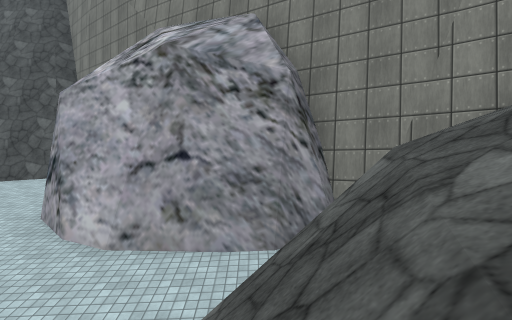
[1] (above)

24 first-person views from a walk through a 3-D level made in the Unity game engine. The camera is 1.4 m above the floor, looks level and sees 80° across. The floor is counted in squares, 2 m on a side. Each view is taken from the middle of a square. On the plan, view 1 faces up. The plan holds only what a view shows up to about 10 squares ahead; the rest is blank. The place goes on beyond the plan. Some surface patterns are stand-ins.

[2]
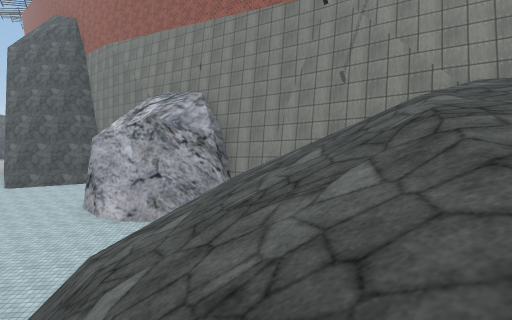

[3]
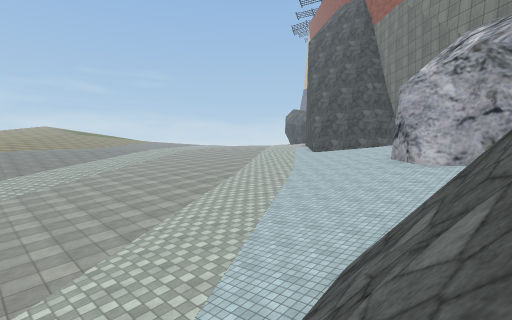

[4]
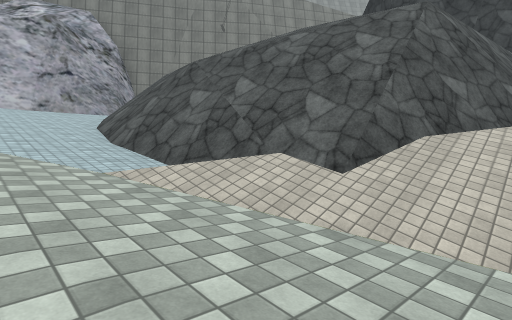

[5]
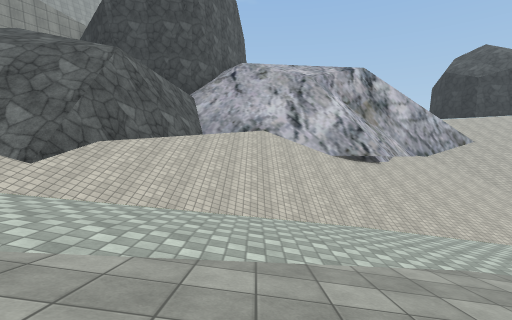

[6]
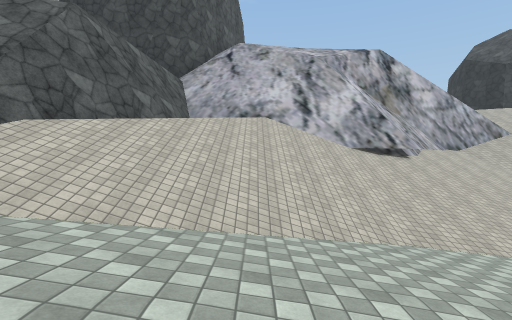

[7]
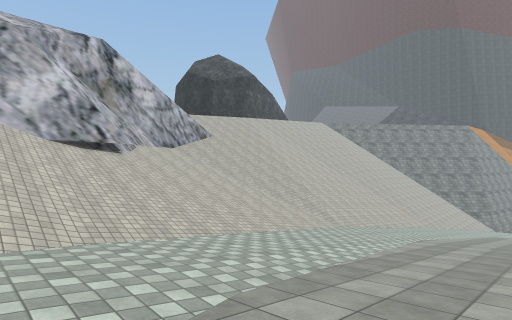

[8]
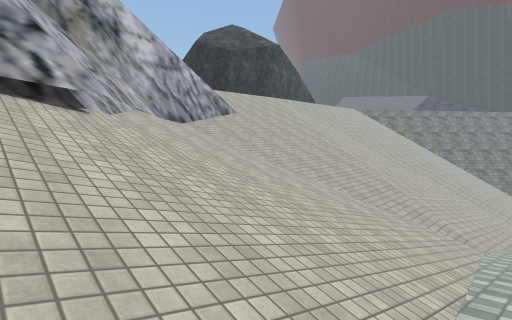

[9]
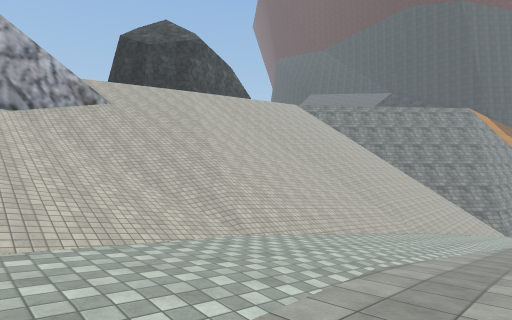

[10]
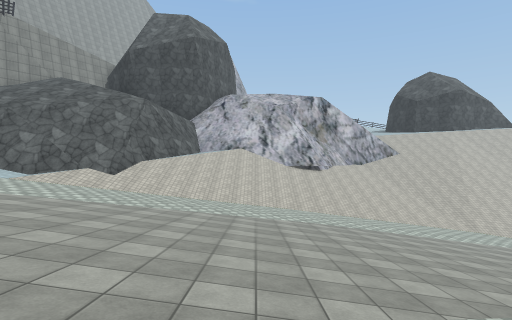

[11]
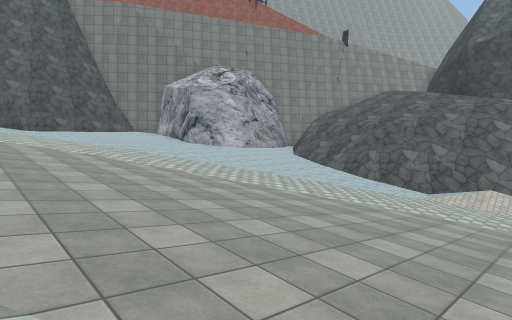

[12]
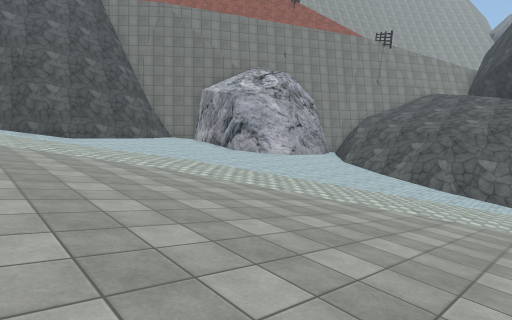

[13]
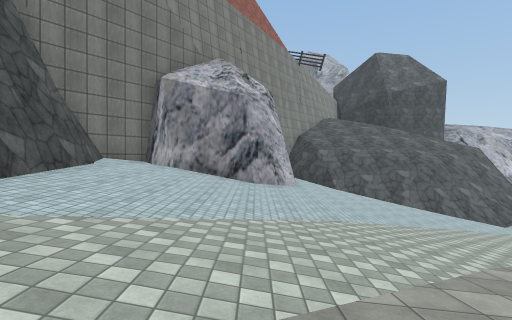

[14]
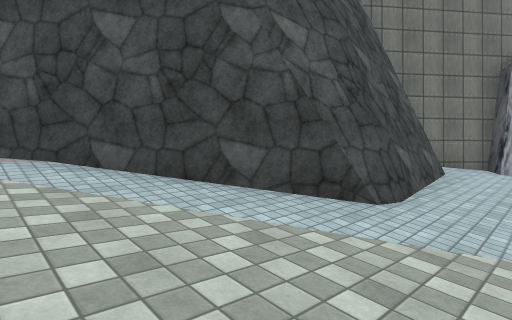

[15]
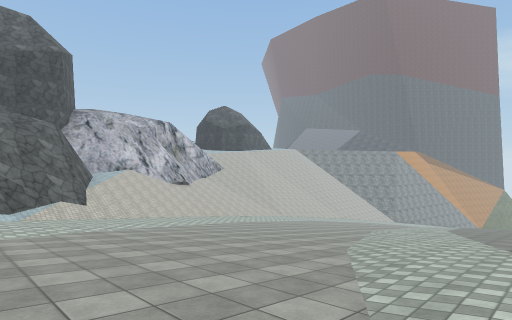

[16]
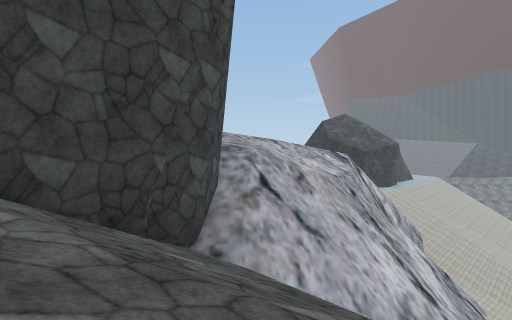

[17]
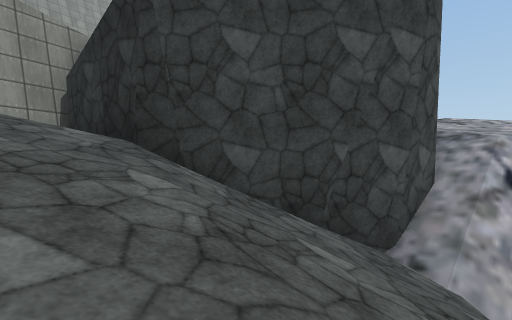

[18]
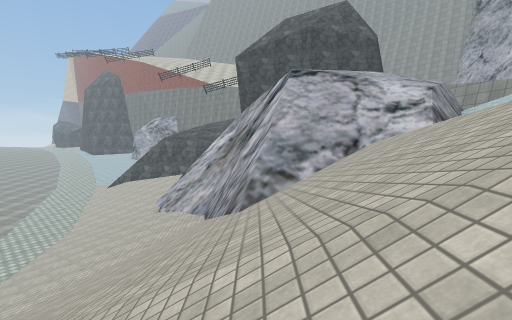

[19]
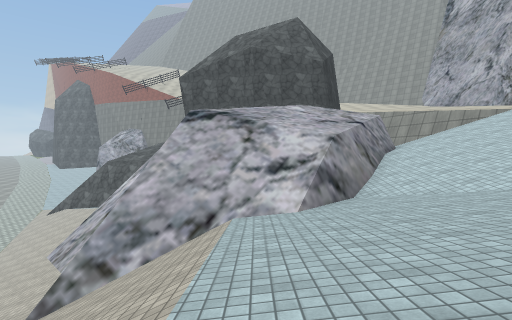

[20]
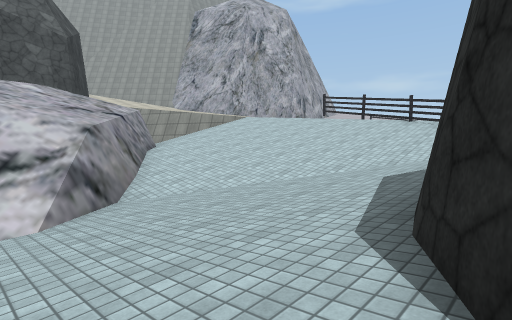

[21]
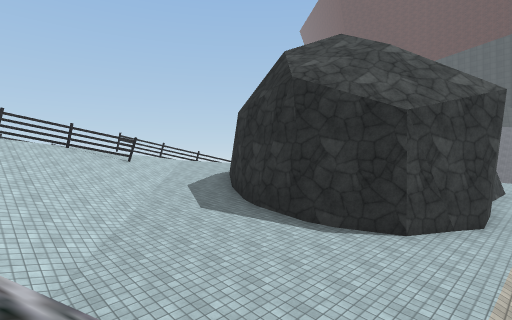

[22]
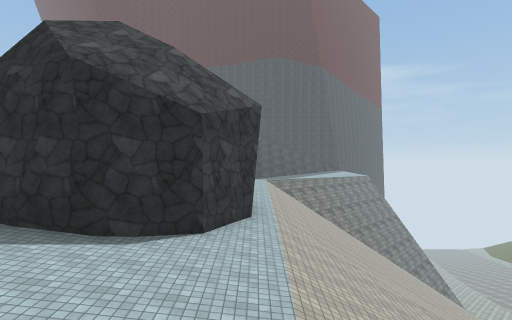

[23]
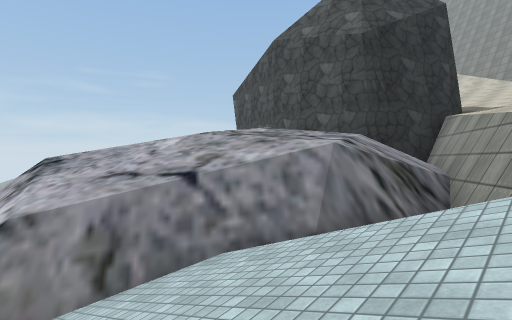

[24]
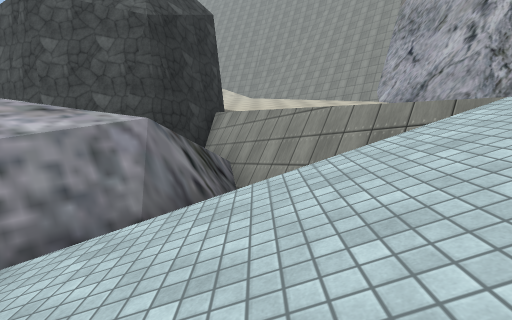

### Floor plan
Key: @ floor where view 1 was taken; # wall or solid block; x gap in a wall; . main floor; - floor 1.5 m lower than the main floor; : floor 1.75 m higher than the main floor; + floor 3.25 m higher than the main floor; _ floor 3.25 m lower than the main floor; < floor 4.75 m lower than the main floor; * floor 4.75 m higher than the main floor; ( floor 6.25 m lower than the main floor; % floor 8 m higher than the main floor; ! floor 8 m lower than the main floor; & floor 9.75 m higher than the main floor; $ floor 11.25 m higher than the main floor; / step, stairs or slope; = window, fence, low wall or low ledge; v drop or lower ground.
Columns run from 13 left of view 1 to 18 right of it. Each row starts with its distance up from view 1.
 13 ##
 12 +##
 11 ++##  vv
 10 +++######
  9 +++++++++#/
  8 +++++++++#vv
  7  ++++++++# vv/
  6 +:::::::+##  vv
  5  :::::::::#####vv/
  4  ::::::::::::: x##/
  3  :::......:::= ///#v
  2  :..........////  /##
  1 :.........../////  //#v
  0 ............#@/// // /#
 -1 ...........=v///////%/#
 -2 ...........=#////////##
 -3 .......----/#///////##
 -4 ......-----/=///////#        $$
 -5 ....-------/////////##      #&&
 -6 ...-----____//###vv//#      #&&
 -7 ..-----_____///./##//#      ##&
 -8  ----_______/////.//////######/
 -9  ---_________//////////%&&&&//#
-10  --__________/////#////&&&&&/=##
-11  --__________/////###// &&&&%=/#
-12  ____________<////#==/   &&/## /
-13  ___ _____<<<<////#/##  %///#///
-14  __   __<<<<<<//////##v////##///
-15         <<<<<<//////# v///##////
-16          <<(((//////# ////#/////
-17           ((((//////##///==+////
-18           ((((///////#//+++++///
-19           ((((//////////++++++//
-20           ((((//////////+++++***
-21           ((((//////////+++##***
-22           ((((////  ////+##/###*
-23            ((!///   ////+////v
-24            !!!//   /////#/////
-25            !!!/   ///////  //
-26            !!!    //////+

Where each view was taken, in squares from view 1:
view 1: 0 up, 0 right, facing up
view 2: 5 down, 2 right, facing up
view 3: 5 down, 0 right, facing up-left
view 4: 7 down, 4 left, facing up-right
view 5: 9 down, 6 left, facing right
view 6: 9 down, 4 left, facing right
view 7: 10 down, 4 left, facing down-right
view 8: 12 down, 0 right, facing down-right
view 9: 15 down, 3 left, facing down-right
view 10: 10 down, 11 left, facing right
view 11: 6 down, 12 left, facing up-right
view 12: 4 down, 13 left, facing up-right
view 13: 6 up, 13 left, facing right
view 14: 8 up, 13 left, facing up-right
view 15: 2 down, 13 left, facing down-right
view 16: 3 down, 3 right, facing down-right
view 17: 4 down, 3 right, facing right
view 18: 24 down, 8 right, facing up
view 19: 23 down, 11 right, facing up
view 20: 22 down, 11 right, facing up-right
view 21: 16 down, 10 right, facing down-right
view 22: 16 down, 11 right, facing down
view 23: 16 down, 18 right, facing up-left
view 24: 16 down, 17 right, facing up
